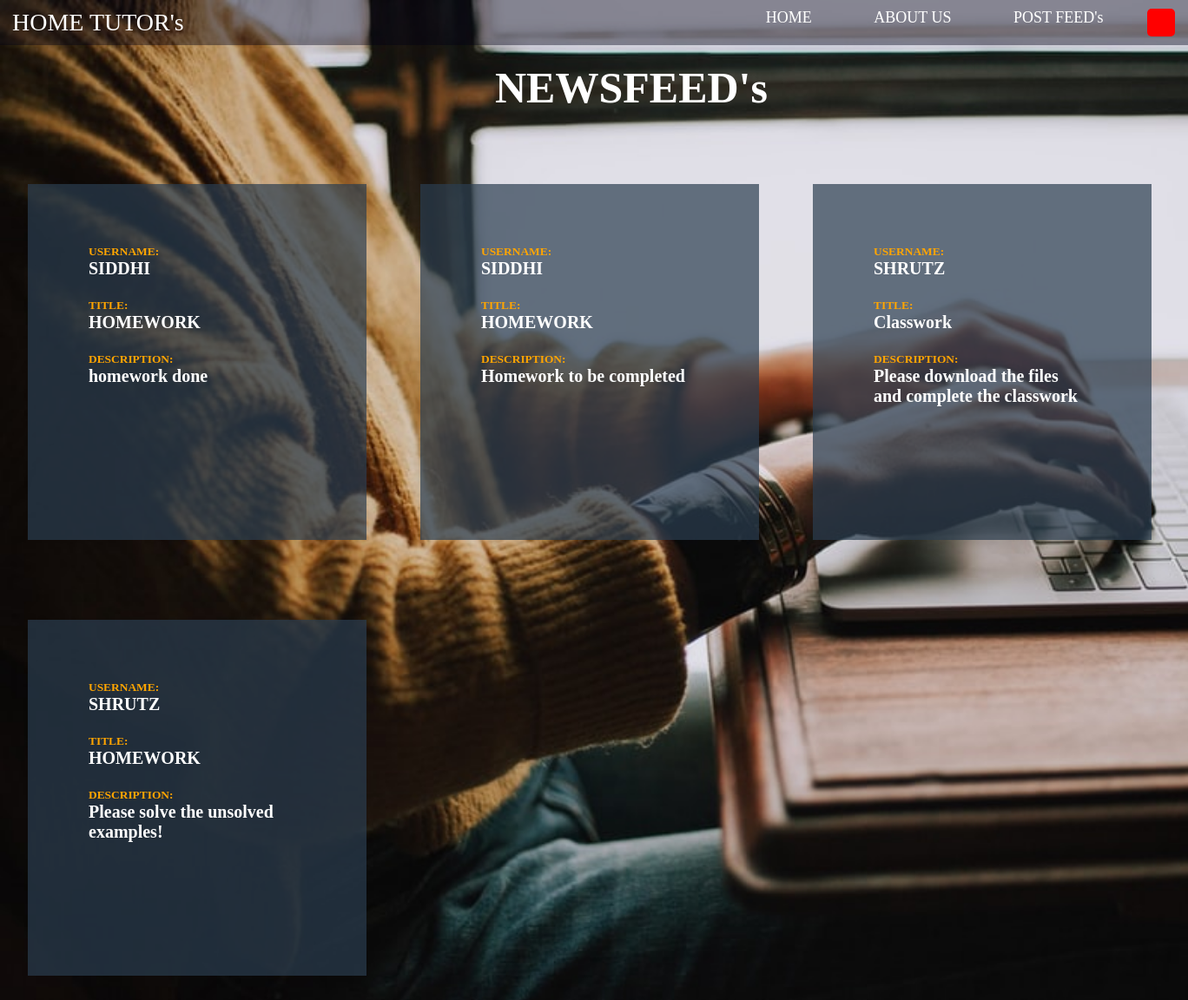
The page /STUDENT/newsfeed.php on the database its author committed.
### tables this page shows
CREATE TABLE `post` (
  `tusername` varchar(255) NOT NULL,
  `title` varchar(255) NOT NULL,
  `descr` varchar(255) NOT NULL
);

### STUDENT/newsfeed.php (the view, shortened to what this page needs)
<html>
<head>
<link rel="stylesheet" type="text/css" href="newsfields.css">
<link rel="stylesheet" type="text/css" href="global.css" />
</head>
<body>
<header>
<div class="main">
<ul>
<li><a href="homepagelogin.php">HOME</a></li>
<li><a href="about.php">ABOUT US</a></li>
<li><a href="feed.php">POST FEED's</a></li>
<li><div class="dropdown">
  <button class="dropbtn"><?php echo $_SESSION["name"];?></button>
</div>
</li>
</ul>
</div>
<div class="header">&nbsp;&nbsp;HOME TUTOR's </a></div>
<div >
<h1>NEWSFEED's</h1></div>
<table ><tr>
<?php
$count=0;
$con=mysqli_connect("localhost","root","","tutor");
$sql="select * from post";
$result=$con->query($sql);
while($row=$result->fetch_assoc())
{
echo "<td><div class='content'>";
echo"<h6><b>USERNAME:</b></h6>";echo "<p><h4>".$row["tusername"]."</h4></p>";
echo'<br>';
echo"<h6><b>TITLE:</b></h6>";echo "<h4>".$row["title"]."</h4>";
echo'<br>';
echo"<h6><b>DESCRIPTION:</b></h6>";echo "<p><h4>".$row["descr"]."</h4></p>";
echo'<br>';
echo" </div> </td>";
$count++;
if($count%3==0)
	{
		echo"</tr><tr>";
	}
}
?></tr></table>
</body>
</html>

### STUDENT/newsfields.css (style rules this page uses)
* { margin: 0; padding: 0; }
body { background:url("source_background/bckground3.jpg"); background-size:cover; background-attachment: fixed; background-repeat:no repeat; }
ul { float:right; list-style-type:none; margin-top:-5px; font-size:18px; }
ul li { display: inline-block; margin-left:25px; }
ul li a { text-decoration:none; color:white; padding:5px 20px; border:1px solid transparent; transition: 0.6s ease; }
.content { background: rgba(44,62,80,0.7); padding: 70px; margin-top:30px; font-weight:bold; height:270px; width:250px; color:white; font-size:20px; }
table { align-items:center; }
td { padding:30px; margin:30px; }
h1 { padding:20px; width:470px; text-align:centre; color:white; font-size:50px; margin-left:550px; }
body { background:url("source_background/bckground3.jpg"); background-size:cover; overflow:scroll; background-attachment: fixed; background-repeat:no repeat; }
ul { float:right; list-style-type:none; margin-top:10px; font-size:18px; margin-left:25px; }
.main { max-width: 1500px; margin:auto; }
.header { font-size:22px; width:100%; font-family:'Century Gothic'; }
.content { height:270px; }

### STUDENT/global.css (style rules this page uses)
.header { font-size:28px; text-align:left; background-color:rgba(0,0,20,0.40); color:white; margin:auto; padding:10px 0px 10px 0px; display:block; }
a { text-decoration:none; color:white; }

### STUDENT/newsfeed.php (style rules this page uses)
body { background-image: url("source_background/bckground3.jpg"); background-size: cover; background-attachment: fixed; }
h6 { color:orange; }
.dropbtn { background-color:red; color: white; padding: 16px; font-size: 18px; border: none; border-radius:05px; margin-right:15px; margin-top:-10px; }
.dropdown { position: relative; display: inline-block; }

### rows shown on the page
post: tusername "SIDDHI", title "HOMEWORK", descr "homework done"
post: tusername "SIDDHI", title "HOMEWORK", descr "Homework to be completed"
post: tusername "SHRUTZ", title "Classwork", descr "Please download the files and complete the classwork"
post: tusername "SHRUTZ", title "HOMEWORK", descr "Please solve the unsolved examples!"
